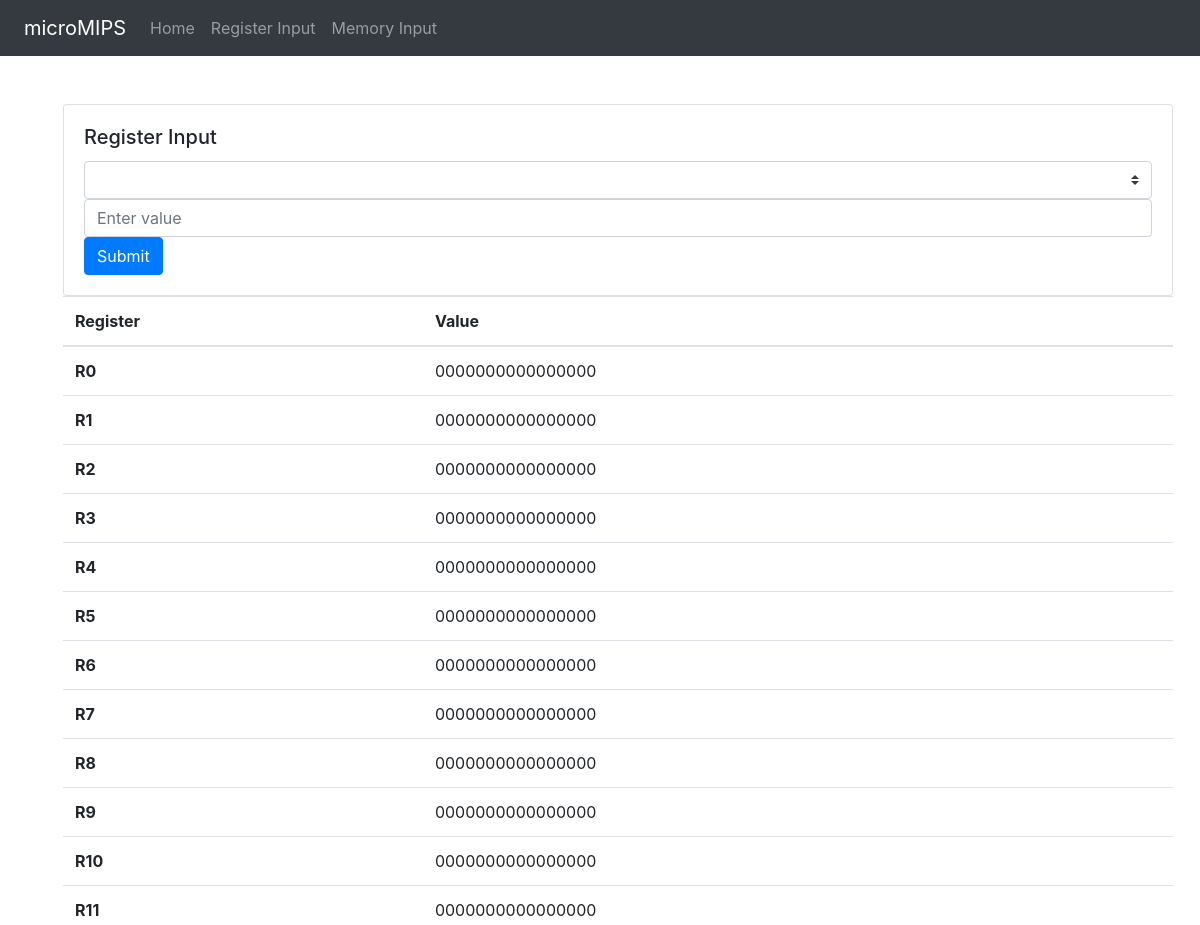
Before: /reginput/ (upper part) with the older database file.
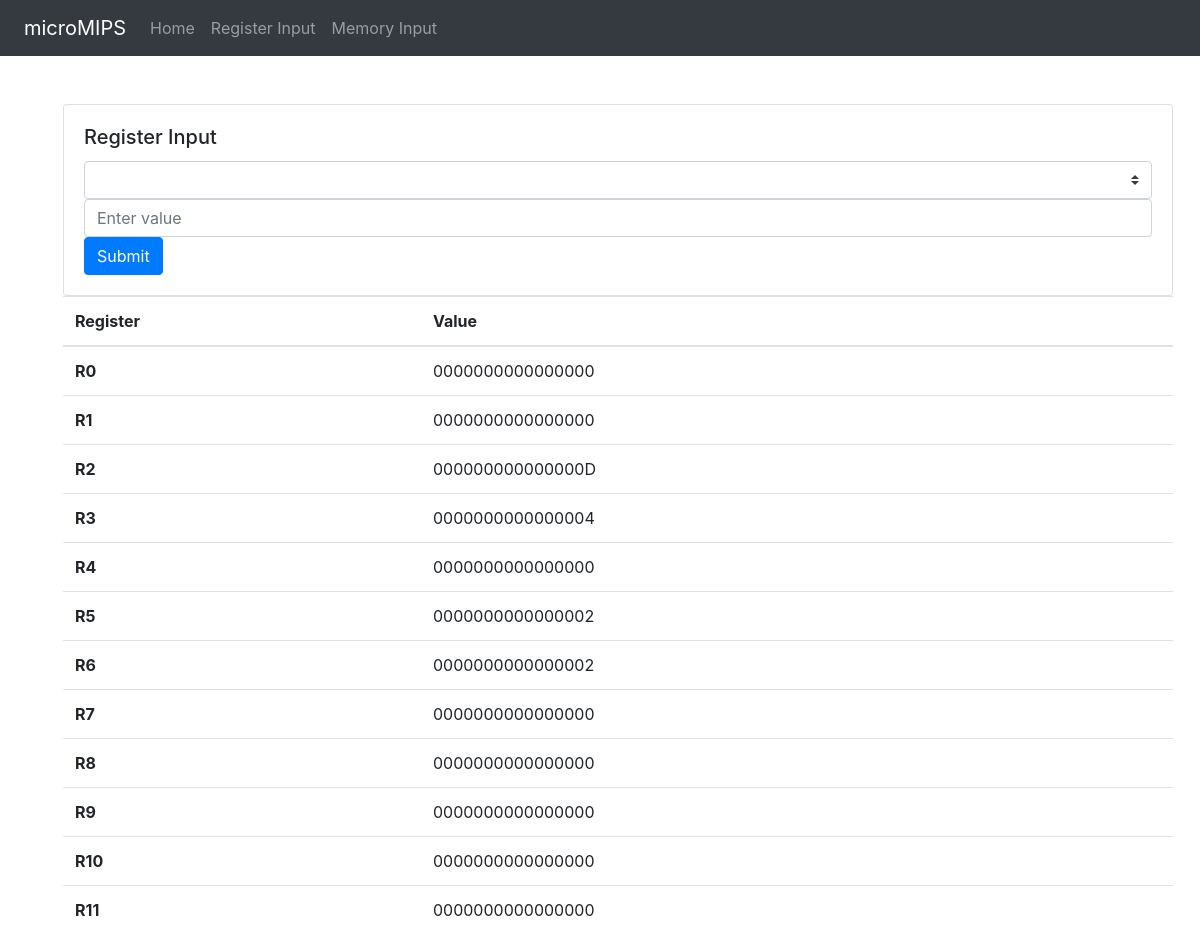
After: the same page with the newer database file.
### processor/models.py (models this page shows, shortened)
class Register(models.Model):
	value = models.CharField(default="0000000000000000", max_length=16)

### processor/views.py (the view, shortened to what this page needs)
# urls.py: url(r'^reginput/$', views.regInput, name='regInput'),
def regInput(request):
	reg = Register.objects.all()
	context = {
		'reg': reg,
	}
	return render(request, 'processor/reginput.html', context)

### processor/templates/processor/reginput.html (shortened to what this page needs)
{% extends 'processor/extends/header.html' %}
{% block body %}
<div class="container m-5">
  <div class="card">
    <div class="card-body">
      <h5 class="card-title">Register Input</h5>
      <form method="POST">
        <select class="custom-select" name="regNum">
          <option selected disabled></option>
          <option value="1">R1</option>
        </select>
        <input type="text" name="regVal" class="form-control mb-2 mr-sm-2 mb-sm-0" id="inlineFormInput" placeholder="Enter value">
        <button class="btn btn-primary" type="submit">Submit</button>
      </form>
    </div>
  </div>
  <table class="table">
    <thead>
      <tr>
        <th scope="col">Register</th>
        <th scope="col">Value</th>
      </tr>
    </thead>
    <tbody>
      {% for r in reg %}
      <tr>
        <th scope="row">R{{ r.id }}</th>
        <td>{{ r.value }}</td>
      </tr>
      {% endfor %}
    </tbody>
  </table>
</div>
{% endblock %}

### processor/templates/processor/extends/header.html (shortened to what this page needs)
{% load filterarrays %}
{% load mathfilters %}
{% load static %}
<!doctype html>
<html lang="en">
<head>
  <link rel="stylesheet" type="text/css" href="{% static 'fonts/css/font-awesome.min.css' %}">
	<link rel="stylesheet" type="text/css" href="{% static 'css/bootstrap.min.css' %}">
</head>
<body>
    <nav class="navbar navbar-expand-lg navbar-dark bg-dark">
  		<a class="navbar-brand ml-2" href="/">microMIPS</a>
  		<div class="collapse navbar-collapse" id="navbarNav">
    		<ul class="navbar-nav">
      			<li class="nav-item">
        			<a class="nav-link" href="/">Home</a>
      			</li>
      			<li class="nav-item">
        			<a class="nav-link" href="{% url 'processor:regInput' %}">Register Input</a>
      			</li>
      			<li class="nav-item">
        			<a class="nav-link" href="{% url 'processor:memInput' %}">Memory Input</a>
      			</li>
    		</ul>
  		</div>
	</nav>
	{% block body %}
	{% endblock %}
</body>
</html>

Changed rows visible on the page:
changed Register id 2: value "0000000000000000" → "000000000000000D"
changed Register id 3: value "0000000000000000" → "0000000000000004"
changed Register id 5: value "0000000000000000" → "0000000000000002"
changed Register id 6: value "0000000000000000" → "0000000000000002"
